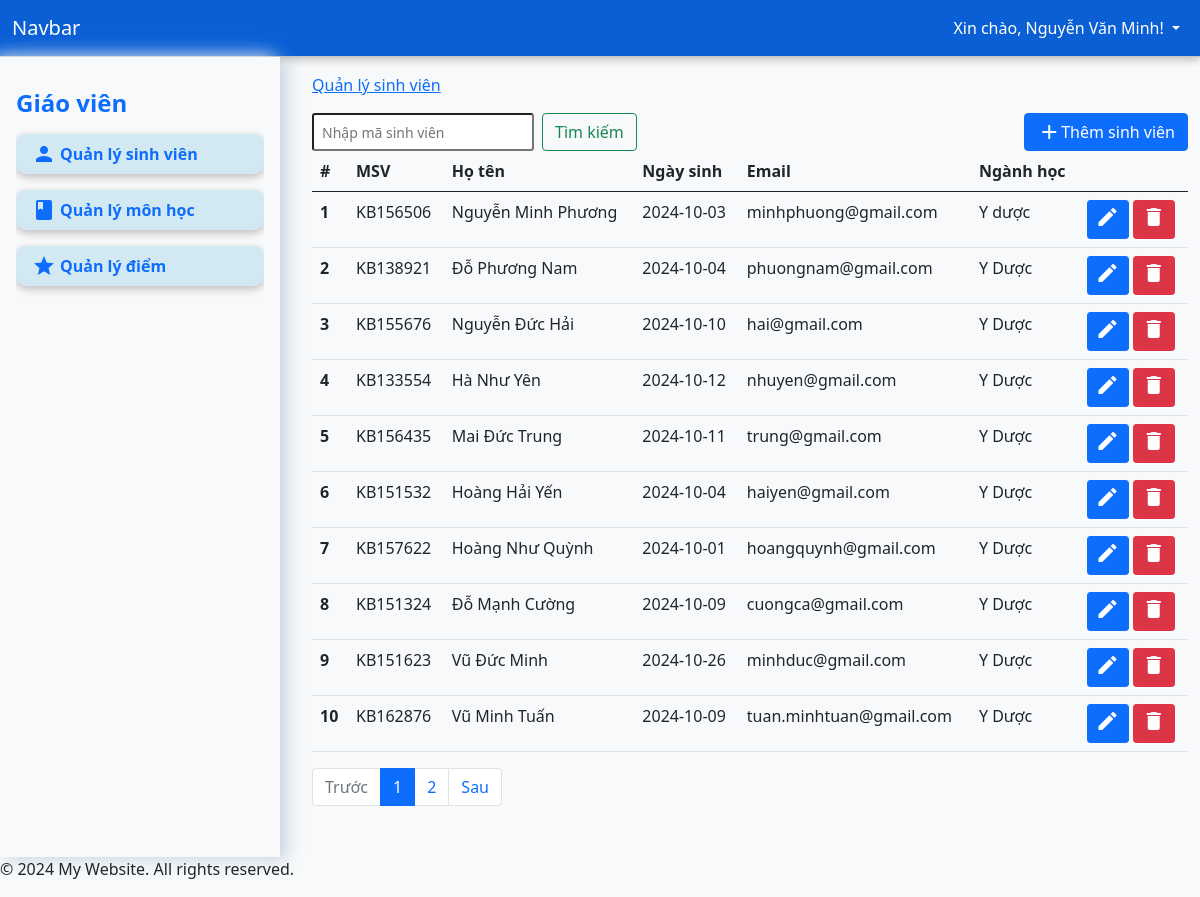
Page /?page=students (signed in) on the earlier database version.
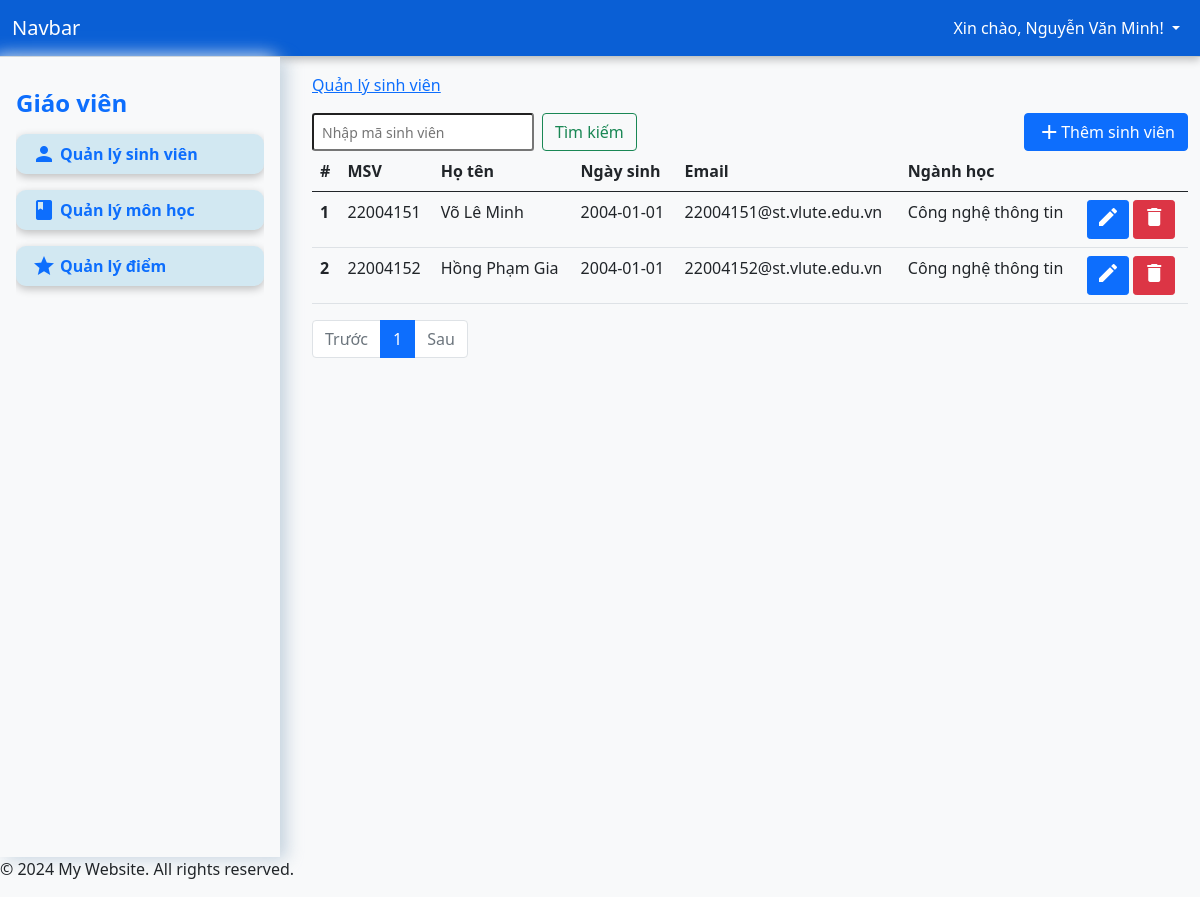
Same page on the later database version.
### tables this page shows
CREATE TABLE `students` (
  `id` int(11) NOT NULL,
  `student_code` varchar(50) NOT NULL,
  `full_name` varchar(255) NOT NULL,
  `identity` varchar(255) NOT NULL,
  `dob` date DEFAULT NULL,
  `gender` enum('nam','nữ','khác') NOT NULL DEFAULT 'nam',
  `address` varchar(255) NOT NULL,
  `major` varchar(255) DEFAULT NULL,
  `email` varchar(255) DEFAULT NULL,
  `status` enum('Đang học','Thôi học','Đã tốt nghiệp','') DEFAULT 'Đang học',
  `created_at` datetime DEFAULT current_timestamp()
);

### app/controller/StudentController.php (called while the page is built, shortened)
<?php
class StudentController
{
    private $conn;
    public function __construct($conn)
    {
        $this->conn = $conn;
    }
    public function index($limit = PHP_INT_MAX, $offset = 0) {
        $query = "SELECT * FROM students LIMIT $offset, $limit";
        $result = mysqli_query($this->conn, $query);
        $students = [];
        while ($row = mysqli_fetch_assoc($result)) {
            $students[] = $row;
        }
        return $students;
    }
    public function count()
    {
        $query = "SELECT COUNT(*) as total FROM students";
        $result = mysqli_query($this->conn, $query);
        $row = mysqli_fetch_assoc($result);
        return $row['total'];
    }
}

### app/views/pages/students.php (the view, shortened to what this page needs)
<?php
require_once "app/controller/StudentController.php";
$studentController = new StudentController($conn);
$page = isset($_GET['num']) ? (int)$_GET['num'] : 1;
$page = max($page, 1);
$limit = 10;
$offset = ($page - 1) * $limit;
$search = isset($_POST['search']) ? $_POST['search'] : '';
if ($search) {
    $students = $studentController->show($search);
    $total_students = count($students);
    $total_pages = 1;
} else {
    $students = $studentController->index($limit, $offset);
    $total_students = $studentController->count();
    $total_pages = ceil($total_students / $limit);
}
?>
<nav aria-label="Page navigation example">
    <form class="d-flex float-start" method="post">
        <input class="form-control-sm me-2" name="search" type="search" placeholder="Nhập mã sinh viên" aria-label="Search" required>
        <button class="btn btn-outline-success" type="submit">Tìm kiếm</button>
    </form>
    <button type="button" class="btn btn-primary float-end d-flex align-items-center" data-bs-toggle="modal" data-bs-target="#addStudentModal"><i class="material-icons">add</i> Thêm sinh viên</button>
    <table class="table">
        <thead>
            <tr>
                <th scope="col">#</th>
                <th scope="col">MSV</th>
                <th scope="col">Họ tên</th>
                <th scope="col">Ngày sinh</th>
                <th scope="col">Email</th>
                <th scope="col">Ngành học</th>
                <th scope="col"></th>
            </tr>
        </thead>
        <tbody>
            <?php foreach ($students as $index => $student): ?>
                <tr>
                    <th scope="row"><?php echo $index + 1; ?></th>
                    <td><?php echo htmlspecialchars($student['student_code']); ?></td>
                    <td><?php echo htmlspecialchars($student['full_name']); ?></td>
                    <td><?php echo htmlspecialchars($student['dob']); ?></td>
                    <td><?php echo htmlspecialchars($student['email']); ?></td>
                    <td><?php echo htmlspecialchars($student['major']); ?></td>
                    <td>
                        <button class="btn btn-primary btn-sm" data-bs-toggle="modal" data-bs-target="#editStudentModal"
                            data-id="<?php echo $student['id']; ?>"
                            data-student_code="<?php echo htmlspecialchars($student['student_code']); ?>"
                            data-full_name="<?php echo htmlspecialchars($student['full_name']); ?>"
                            data-dob="<?php echo htmlspecialchars($student['dob']); ?>"
                            data-email="<?php echo htmlspecialchars($student['email']); ?>"
                            data-major="<?php echo htmlspecialchars($student['major']); ?>">
                            <i class="material-icons">edit</i>
                        </button>
                        <form action="app/controller/StudentController.php" method="POST" style="display:inline;">
                            <button type="submit" class="btn btn-danger btn-sm"><i class="material-icons">delete</i></button>
                        </form>
                    </td>
                </tr>
            <?php endforeach; ?>
        </tbody>
    </table>
    <ul class="pagination">
        <li class="page-item <?php if ($page <= 1) echo 'disabled'; ?>">
            <a class="page-link" href="?page=students&num=<?php echo $page - 1; ?>">Trước</a>
        </li>
        <?php for ($i = 1; $i <= $total_pages; $i++): ?>
            <li class="page-item <?php if ($page == $i) echo 'active'; ?>">
                <a class="page-link" href="?page=students&num=<?php echo $i; ?>"><?php echo $i; ?></a>
            </li>
        <?php endfor; ?>
        <li class="page-item <?php if ($page >= $total_pages) echo 'disabled'; ?>">
            <a class="page-link" href="?page=students&num=<?php echo $page + 1; ?>">Sau</a>
        </li>
    </ul>
</nav>

### app/views/components/header.php (shortened to what this page needs)
<!DOCTYPE html>
<html lang="en">
<head>
    <link href="https://cdn.jsdelivr.net/npm/bootstrap@5.0.2/dist/css/bootstrap.min.css" rel="stylesheet">
    <link rel="stylesheet" href="/app/styles/styles.css">
</head>
<body class="g-sidenav-show bg-light">
    <header>
        <nav class="navbar navbar-expand-lg navbar-light position-static top-0">
            <div class="container-fluid">
                <a class="navbar-brand text-white" href="/">Navbar</a>
                <div class="collapse navbar-collapse" id="navbarNavDarkDropdown">
                    <ul class="navbar-nav">
                        <li class="nav-item dropdown">
                            <a class="nav-link dropdown-toggle text-white" href="#" id="navbarDarkDropdownMenuLink" role="button" data-bs-toggle="dropdown" aria-expanded="false">
                                <?php
                                echo "Xin chào, " . htmlspecialchars($_SESSION['auth_user']['username']) . "!";
                                ?>
                            </a>
                        </li>
                    </ul>
                </div>
            </div>
        </nav>
    </header>

### index.php (shortened to what this page needs)
<?php
require_once("app/views/components/header.php");
$page_titles = [
    'grades' => 'Quản lý điểm',
    'courses' => 'Quản lý môn học',
    'students' => 'Quản lý sinh viên',
    'progress' => 'Quản lý cây tiến trình',
    'detail' => 'Chi tiết sinh viên',
    'certificate' => 'Danh sách văn bằng',
    'graduate' => 'Xét tốt nghiệp'
];
?>
<div class="container-fluid">
    <div class="row">
        <div class="col-3 p-0">
            <?php require_once("app/views/components/sidebar.php"); ?>
        </div>
        <div class="col-9 min-vh-100 py-3">
            <nav aria-label="breadcrumb">
                <ol class="breadcrumb">
                    <?php if (isset($_GET['page']) && array_key_exists($_GET['page'], $page_titles)): ?>
                        <li class="breadcrumb-item active" aria-current="page">
                            <a href="?page=<?php
                                            if ($_GET['page'] === 'detail') {
                                                echo $_GET['page'] . '&student_code=' . $_GET['student_code'];
                                            } else {
                                                echo $_GET['page'];
                                            }
                                            ?>">
                                <?php echo $page_titles[$_GET['page']]; ?>
                            </a>
                        </li>
                    <?php endif; ?>
                </ol>
            </nav>
            <?php
            if (isset($_GET['page'])) {
                $page = $_GET['page'];
                $allowed_pages = ['grades', 'courses', 'students', 'progress', 'detail','graduate'];
                if (in_array($page, $allowed_pages)) {
                    require_once("app/views/pages/{$page}.php");
                } else {
                    echo "Page not found.";
                }
            } else {
                require_once("app/views/pages/intro.php");
            }
            ?>
        </div>
    </div>
</div>
<?php
include("app/views/components/footer.php");
?>

### app/views/components/sidebar.php (shortened to what this page needs)
<div class="d-flex flex-column flex-shrink-0 p-3 bg-light position-static left-0" id="sidebar">
    <div class="offcanvas-body px-0">
        <p class="text-primary fw-bold fs-large h4"><?php echo $_SESSION['auth_user']['role'] == "GV" ? 'Giáo viên' : 'Cố vấn học tập';  ?></p>
        <ul class="nav nav-pills flex-column mb-sm-auto mb-0 align-items-start" id="menu">
            <li class="nav-item my-2">
                <a href="?page=students" class="nav-link text-truncate d-flex align-items-center">
                    <i class="material-icons">person</i><span class="ms-1 d-none d-sm-inline fw-bold">Quản lý sinh viên</span>
                </a>
            </li>
            <?php if ($_SESSION['auth_user']['role'] == 'GV'): ?>
                <li class="nav-item my-2">
                    <a href="?page=courses" class="nav-link text-truncate d-flex align-items-center">
                        <i class="material-icons">book</i><span class="ms-1 d-none d-sm-inline fw-bold">Quản lý môn học</span> </a>
                </li>
                <li class="nav-item my-2">
                    <a href="?page=grades" class="nav-link text-truncate d-flex align-items-center">
                        <i class="material-icons">grade</i><span class="ms-1 d-none d-sm-inline fw-bold">Quản lý điểm</span></a>
                </li>
            <?php endif; ?>
        </ul>
    </div>
</div>

### app/views/components/footer.php (shortened to what this page needs)
<footer>
    <p>&copy; 2024 My Website. All rights reserved.</p>
</footer>
</body>
</html>

### app/styles/styles.css (style rules this page uses)
.navbar { border-bottom: 1px solid #c3c7c6; box-shadow: rgba(0, 0, 0, 0.24) 0px 3px 8px; background-color: rgb(10, 95, 213); }
#sidebar { width: 280px; min-height: 100vh; height: 100%; box-shadow: rgba(136, 165, 191, 0.48) 6px 2px 16px 0px, rgba(255, 255, 255, 0.8) -6px -2px 16px 0px; }
#sidebar .nav-item { background-color: rgba(123, 193, 220, 0.3); width: 100%; border-radius: 10px; box-shadow: rgba(0, 0, 0, 0.24) 0px 3px 8px; }
#sidebar .nav-item .nav-link { transition: background-color 0.3s, color 0.3s; }

Differences in the rows shown:
removed students: student_code "KB156506", full_name "Nguyễn Minh Phương", dob "2024-10-03", email "minhphuong@gmail.com", major "Y dược"
removed students: student_code "KB138921", full_name "Đỗ Phương Nam", dob "2024-10-04", email "phuongnam@gmail.com", major "Y Dược"
removed students: student_code "KB155676", full_name "Nguyễn Đức Hải", dob "2024-10-10", email "hai@gmail.com", major "Y Dược"
removed students: student_code "KB133554", full_name "Hà Như Yên", dob "2024-10-12", email "nhuyen@gmail.com", major "Y Dược"
removed students: student_code "KB156435", full_name "Mai Đức Trung", dob "2024-10-11", email "trung@gmail.com", major "Y Dược"
removed students: student_code "KB151532", full_name "Hoàng Hải Yến", dob "2024-10-04", email "haiyen@gmail.com", major "Y Dược"
removed students: student_code "KB157622", full_name "Hoàng Như Quỳnh", dob "2024-10-01", email "hoangquynh@gmail.com", major "Y Dược"
removed students: student_code "KB151324", full_name "Đỗ Mạnh Cường", dob "2024-10-09", email "cuongca@gmail.com", major "Y Dược"
removed students: student_code "KB151623", full_name "Vũ Đức Minh", dob "2024-10-26", email "minhduc@gmail.com", major "Y Dược"
removed students: student_code "KB162876", full_name "Vũ Minh Tuấn", dob "2024-10-09", email "tuan.minhtuan@gmail.com", major "Y Dược"
added students: student_code "22004151", full_name "Võ Lê Minh", dob "2004-01-01", email "22004151@st.vlute.edu.vn", major "Công nghệ thông tin"
added students: student_code "22004152", full_name "Hồng Phạm Gia", dob "2004-01-01", email "22004152@st.vlute.edu.vn", major "Công nghệ thông tin"
Other differences:
list line gone: "2"
